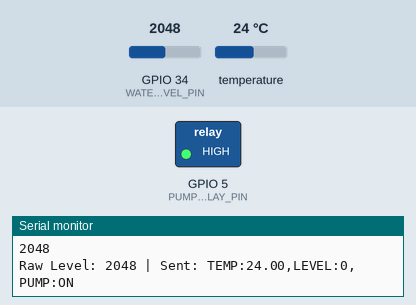
Bench run of a sketch on a simulated ESP32. Shown: switched loads named in the sketch (green lamp = pin HIGH), the last lines printed to the serial monitor. The inputs (shaded band) are chosen by the test bench; at power-on: GPIO 34 (WATER_LEVEL_PIN) = 2048, temperature 24 °C.

Above: at 1.5 s.
1.6 s: GPIO 34 (WATER_LEVEL_PIN) set to 1004
7.7 s: GPIO 34 (WATER_LEVEL_PIN) set to 897
At 13.1 s:
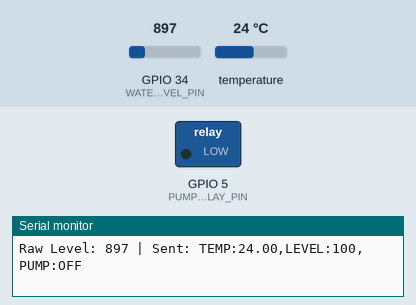
19.5 s: GPIO 34 (WATER_LEVEL_PIN) set to 1569
25.0 s: GPIO 34 (WATER_LEVEL_PIN) set to 1654
At 30.8 s:
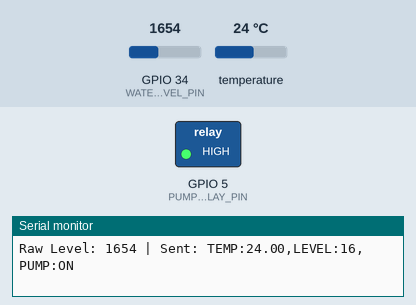
31.1 s: GPIO 34 (WATER_LEVEL_PIN) set to 860
At 36.4 s:
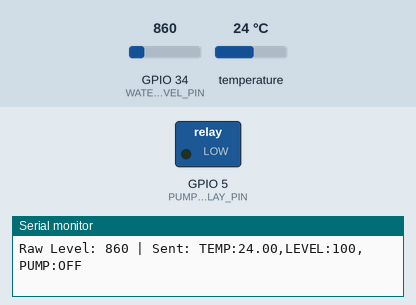
Timing chart, 0 to 37.8 s (numbered marks = the images above; inputs shaded):
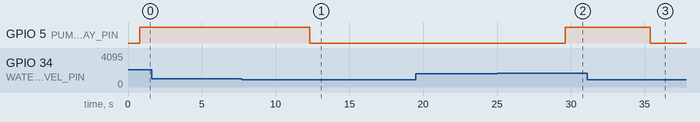

Measured:
- the behaviour switches between 946 and 945 on GPIO 34 (WATER_LEVEL_PIN) (found by bisection; images 0 and 1)
- the behaviour switches between 1611 and 1612 on GPIO 34 (WATER_LEVEL_PIN) (found by bisection; images 1 and 2)
- after the input at 7.7 s, GPIO 5 (PUMP_RELAY_PIN): HIGH → LOW after 4.6 s
- after the input at 25.0 s, GPIO 5 (PUMP_RELAY_PIN): LOW → HIGH after 4.6 s
- after the input at 31.1 s, GPIO 5 (PUMP_RELAY_PIN): HIGH → LOW after 4.3 s

The sketch:

transmitter.ino
```cpp
#include <OneWire.h>
#include <DallasTemperature.h>
#include <HardwareSerial.h>

// --- Pin Definitions ---
// DS18B20 Temperature Sensor
#define ONE_WIRE_BUS 4

// Analog Water Level Sensor
#define WATER_LEVEL_PIN 34

// 5V Water Pump Relay
#define PUMP_RELAY_PIN 5

// --- Water Level Configuration ---
// IMPORTANT: Calibrate these values by reading the sensor's output when dry and when fully submerged.
#define WATER_LEVEL_EMPTY 1800 // ADC value when the sensor is dry (example value)
#define WATER_LEVEL_FULL 900   // ADC value when the sensor is fully submerged (example value)
#define REFILL_THRESHOLD_PERCENT 20 // Start pump when level is below this
#define REFILL_STOP_PERCENT 95      // Stop pump when level is above this

// --- Setup Dallas Temperature Sensor ---
OneWire oneWire(ONE_WIRE_BUS);
DallasTemperature sensors(&oneWire);

// --- Serial connection to Receiver ESP32 (UART1) ---
// We will use UART1 for this communication.
HardwareSerial ReceiverSerial(1);

void setup() {
  // Start the primary serial for debugging
  Serial.begin(115200);

  // Start the serial for communication with the receiver
  // RX on GPIO 9, TX on GPIO 10
  ReceiverSerial.begin(9600, SERIAL_8N1, 9, 10);

  // Initialize the temperature sensor
  sensors.begin();

  // Set the pump relay pin as an output
  pinMode(PUMP_RELAY_PIN, OUTPUT);
  // Ensure the pump is off at the start
  digitalWrite(PUMP_RELAY_PIN, LOW);

  Serial.println("Transmitter ESP32 Initialized.");
  Serial.println("Calibrate your water level sensor. Current raw reading:");
  Serial.println(analogRead(WATER_LEVEL_PIN));
}

void loop() {
  // --- Read Temperature ---
  sensors.requestTemperatures();
  float temperatureC = sensors.getTempCByIndex(0);
  if (temperatureC == DEVICE_DISCONNECTED_C) {
    Serial.println("Error: Could not read temperature data");
    temperatureC = -1; // Use an error value
  }

  // --- Read Water Level ---
  int waterLevelRaw = analogRead(WATER_LEVEL_PIN);
  int waterLevelPercent = map(waterLevelRaw, WATER_LEVEL_EMPTY, WATER_LEVEL_FULL, 0, 100);
  waterLevelPercent = constrain(waterLevelPercent, 0, 100); // Keep it within 0-100%

  // --- Control Pump ---
  static bool isPumping = false;
  if (waterLevelPercent <= REFILL_THRESHOLD_PERCENT && !isPumping) {
    isPumping = true;
    digitalWrite(PUMP_RELAY_PIN, HIGH); // Turn the pump ON
  } else if (waterLevelPercent >= REFILL_STOP_PERCENT && isPumping) {
    isPumping = false;
    digitalWrite(PUMP_RELAY_PIN, LOW); // Turn the pump OFF
  }
  String pumpStatus = isPumping ? "ON" : "OFF";

  // --- Create Data String ---
  // Format: "TEMP:25.50,LEVEL:85,PUMP:ON"
  String dataString = "TEMP:" + String(temperatureC, 2) + ",";
  dataString += "LEVEL:" + String(waterLevelPercent) + ",";
  dataString += "PUMP:" + pumpStatus;

  // --- Send Data to Receiver ---
  ReceiverSerial.println(dataString);

  // --- Print to Debug Serial ---
  Serial.print("Raw Level: " + String(waterLevelRaw));
  Serial.println(" | Sent: " + dataString);

  // --- Delay before next reading ---
  delay(5000); // Send data every 5 seconds
}
```
